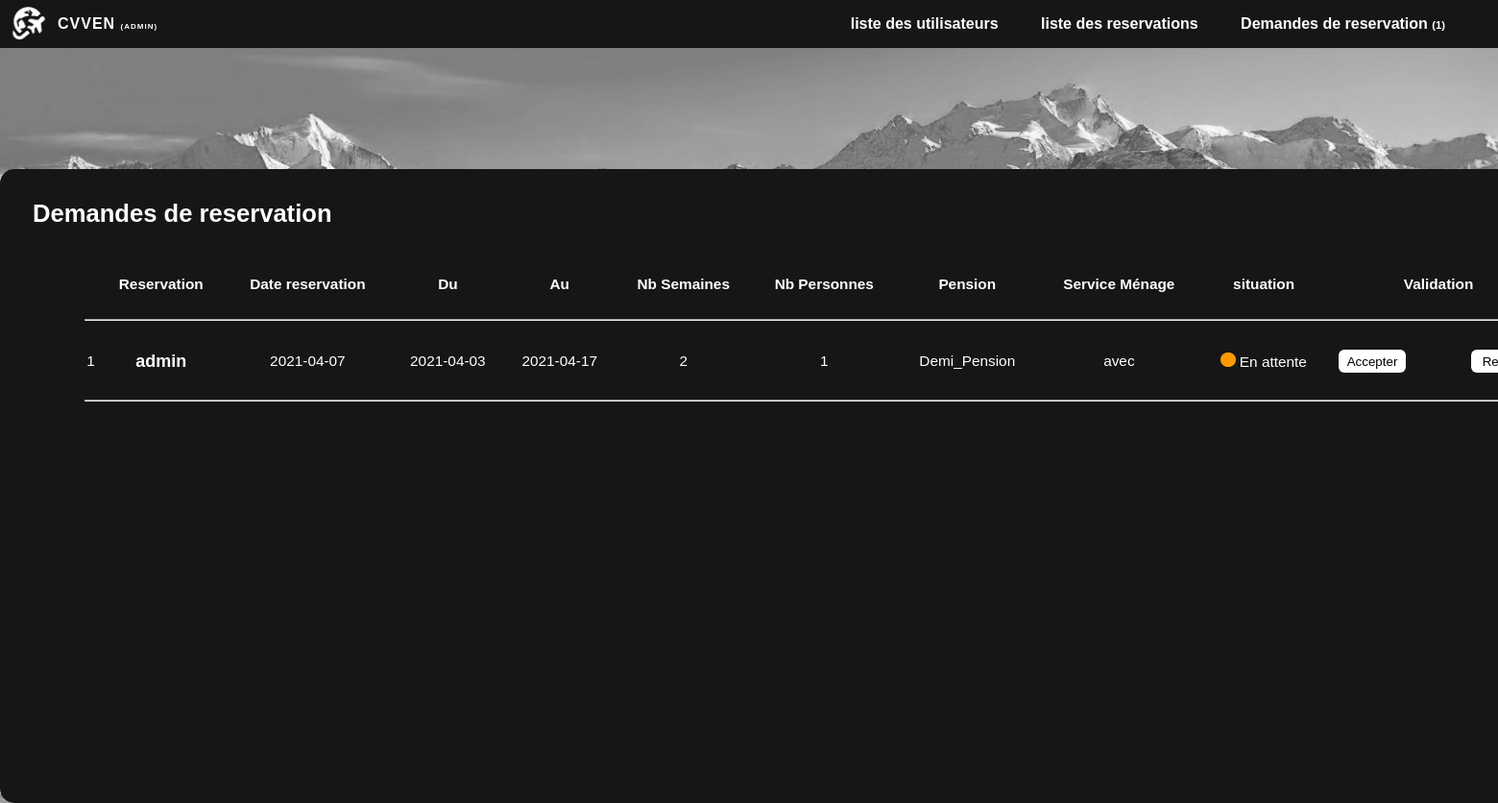
Screenshot of /Voyage/admin/reserv.php (signed in) with the database file from the repository.
### tables this page shows
CREATE TABLE `RESERVATION` (
  `id_Reservation` int(11) NOT NULL,
  `Date_Arrivee` date NOT NULL,
  `Date_Depart` date NOT NULL,
  `date-reserv` date DEFAULT NULL,
  `Pension` varchar(50) NOT NULL,
  `Menage` varchar(50) NOT NULL,
  `Nb_Personnes` int(11) NOT NULL,
  `Tarif_Sejour` float NOT NULL,
  `Etat_Reservation` tinyint(50) NOT NULL,
  `id_Client` int(11) NOT NULL,
  `Num_Hebergement` int(11) NOT NULL,
  `Num_Type_Hebergement` int(11) NOT NULL,
  `Situation` int(1) NOT NULL
);

CREATE TABLE `CLIENT` (
  `id_Client` int(11) NOT NULL,
  `NomClient` varchar(50) NOT NULL,
  `PrenomClient` varchar(50) NOT NULL,
  `Login` varchar(50) NOT NULL,
  `Motdepasse` varchar(50) NOT NULL,
  `Mail` varchar(50) NOT NULL,
  `admin` tinyint(1) NOT NULL
);

### Voyage/admin/reserv.php (the view, shortened to what this page needs)
<?php
require('Connexion.php');
$notif = "SELECT * FROM `RESERVATION` WHERE `Situation` = 1 ";
$resultnotif = mysqli_query($conn,$notif) or die(mysql_error());
$query2 = "SELECT `id_Reservation`,`Num_Type_Hebergement`,`date-reserv`,`Date_Arrivee`,`Date_Depart`,`Nb_Personnes`,`Pension`,`Menage`,`Situation`,`id_Client` FROM `RESERVATION` WHERE `Situation` = 1 ";
$result2 = mysqli_query($conn,$query2) or die(mysql_error());
?>
<!DOCTYPE html>
<html>
    <head>
        <link rel="stylesheet" type="text/css" href="Styles/style.css">
    </head>
    <body>
        <header class="header">
            <div class="container">
                <a href="index.html" class="logo"><img src="Images/logo.png" width=40px alt="logo du site" style="margin-top: 7px;"/></a>
                <p class="logo" style="margin-left: 50px; margin-top: 0;">CVVEN <span style="font-size: 50%;">(Admin)</span></p>
                <nav class="menu">
                    <a href="listeuser.php"> liste des utilisateurs </a>
                    <a href="listereserv.php"> liste des reservations </a>
                    <a href="reserv.php"> Demandes de reservation <span style="font-size: 70%;">(<?php echo mysqli_num_rows($resultnotif) ?>)</span></a>
                </nav>
            </div>
        </header>
        <br>
        <br>
        <br>
        <br>
        <br>
        <br>
        <br>
        <center>
            <div id="div_1" style="width: 1700px; height: 600px; font-size: 80%;">
                <br>
                <h1 style="color: #ffffff; text-align: left; margin-left: 2%;">Demandes de reservation</h1>
                <br>
                <?php
                if (mysqli_num_rows($result2) == 0)
                {
                    echo '
                    <div style="height: 200px;"></div>
                    <h2><i class="far fa-times-circle"></i> Aucune demande reservation</h2>
                    ';
                }
                else
                {
                echo '<table style="width: 90% ;font-size: 120%;">
                    <tr style="height: 50px;">
                        <th></th>
                        <th>Reservation</th>
                        <th>Date reservation </th>
                        <th>Du </th>
                        <th>Au</th>
                        <th>Nb Semaines</th>
                        <th>Nb Personnes</th>
                        <th>Pension</th>
                        <th>Service Ménage</th>
                        <th>situation</th>
                        <th>Validation</th>
                    </tr>';
                    $cpt = 1;
                    while($rows2 = $result2->fetch_assoc())
                    {
                    echo '
                    <tr>
                        <td colspan="11">
                            <hr style="color: #ffffff;">
                        </td>
                    <tr>
                    <tr style="height: 50px; text-align: center;">
                        <td>'. $cpt .'</td>
                        <td><h3 id="h3_01">';
                        $id_util = $rows2['id_Client'];
                        $query4 = "SELECT `NomClient` FROM `CLIENT` WHERE `id_Client` = '$id_util'";
                        $result4 = mysqli_query($conn,$query4) or die(mysql_error());
                        $rows4 = mysqli_num_rows($result4);
                        if($rows4==1)
                        {
                            while($rows4 = $result4->fetch_assoc())
                            {
                                echo $rows4["NomClient"];
                            }
                        }
                        echo'</h3></td>';
                        echo '<td>'. $rows2["date-reserv"].'</td>
                        <td>'; $datetime1 = $rows2["Date_Arrivee"]; echo $datetime1; echo'</td>
                        <td>'; $datetime2 = $rows2["Date_Depart"]; echo $datetime2; echo'</td>
                        <td>';
                        $date1 = date_create($datetime1);
                        $date2 = date_create($datetime2);
                        $interval = date_diff($date1, $date2);
                        echo ($interval->format('%a')/7);
                        echo'</td>
                        <td>'. $rows2["Nb_Personnes"]. '</td>
                        <td>'. $rows2["Pension"]. '</td>
                        <td>'. $rows2["Menage"]. '</td>
                        <td>';
                        $situation = $rows2["Situation"];
                        if ($situation == 1){
                            echo '<img src=\'Images/orange.png\' style="height: 15px;"> En attente';
                        }
                        elseif ($situation == 2) {
                            echo '<img src=\'Images/verte.png\' style="height: 15px;"> Accepté';
                        }
                        elseif ($situation == 3) {
                            echo '<img src=\'Images/rouge.png\' style="height: 15px;"> Refusé';
                        }
                        else {
                            echo '?';
                        }
                        echo '</td>
                        <td>
                            <div id="div_13">
                            <input id="input_04" type="button" onclick="window.location.href = \'validation.php?id='.$rows2["id_Reservation"].'\'" value="Accepter">
                            <input id="input_04" type="button" onclick="window.location.href = \'refus.php?id='.$rows2["id_Reservation"].'\'" value="Refuser">
                            </div>
                        </td>
                    </tr>';
                    $cpt = $cpt + 1;
                    }
                    echo '
                    <tr>
                        <td colspan="11">
                            <hr style="color: #ffffff;">
                        </td>
                    <tr>
                </table>';
                } ?>
</body>
</html>

### Voyage/admin/Styles/style.css (style rules this page uses)
body, html { padding: 0; margin: 0; scrollbar-color: rgb(22, 22, 22) #5e5e5e; }
body { font-family: "Gill Sans", sans-serif; background-image: url('../Images/fond.jpg'); background-repeat: no-repeat; background-attachment: fixed; background-size: cover; color: #ffffff; margin: 0; }
a, a:hover { text-decoration: none; }
.header { background-color: rgb(22, 22, 22); height: 50px; line-height: 50px; padding-left: 10px; }
.logo { position: absolute; color: #ffffff; text-transform: uppercase; font-weight: bold; letter-spacing: 1px; float: left; }
.menu { float: right; font-weight: bold; padding-right: 15px; }
.menu a { color: #ffffff; margin-right: 40px; }
#div_1 { background-color: rgb(22, 22, 22); width: 40%; border-radius: 15px; padding-bottom: 60px; }
#div_13 { display: flex; justify-content: space-between; margin-left: 10px; margin-right: 10px; }
#input_04 { border: none; color: #000000; background-color: #ffffff; text-align: left; height: 24px; border-radius: 6px; width: 70px; text-align: center; float: left; }
#h3_01 { color: #ffffff; }

### rows the page displays
reservation: value "2021-04-07", Date_Arrivee "2021-04-03", Date_Depart "2021-04-17", $interval->format('%a')/7 "2", Nb_Personnes "1", Pension "Demi_Pension", Menage "avec", Situation 1 (drawn)
client: NomClient "admin"

### other values shown
mysqli_num_rows($resultnotif) "1"
